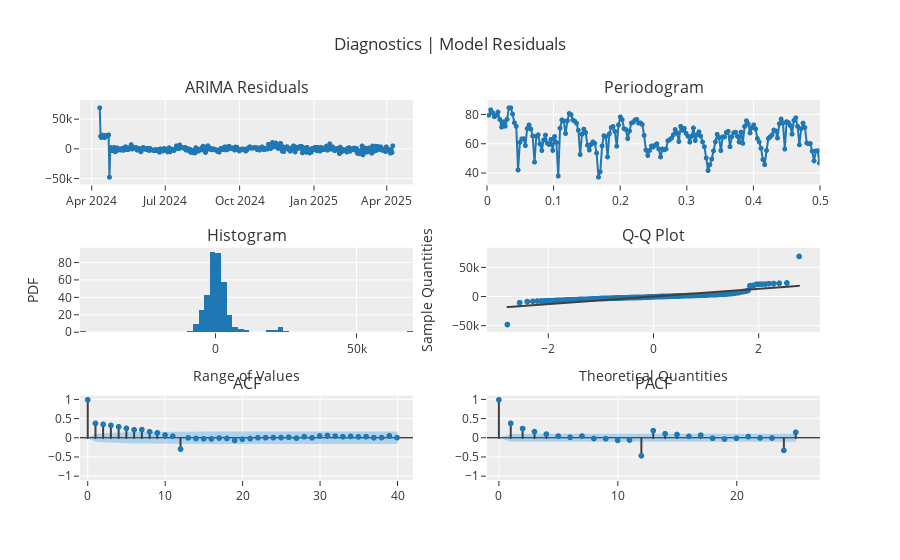
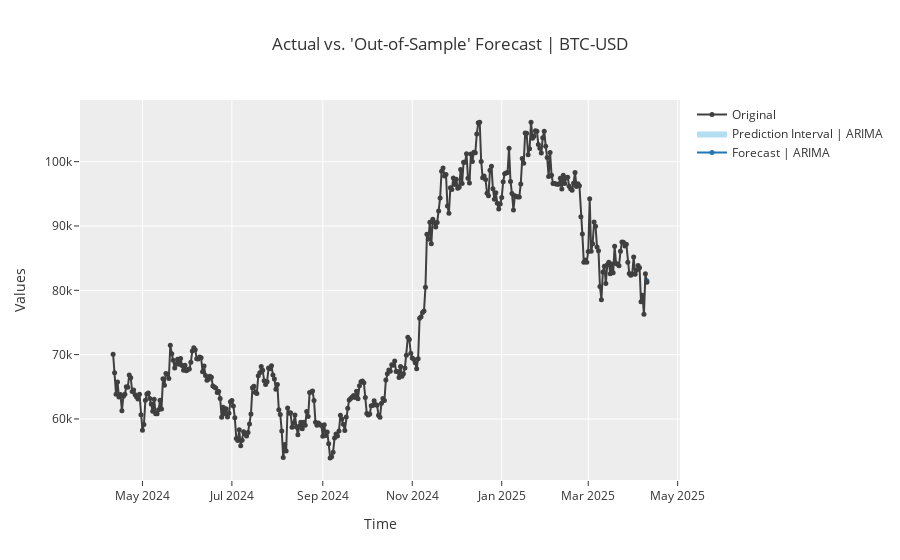

The code cell stored with these charts, in order, in its notebook:
### Code cell
best_arima = create_model('arima')  # Auto-selects parameters

# View the selected order
print(best_arima.get_params()['order']) 
from pmdarima import auto_arima

# Auto-tune with seasonality (for SARIMA)
model = auto_arima(bitcoin_df,
                   seasonal=True,  # Set False for non-seasonal ARIMA
                   m=12,           # Seasonal period (12 for monthly data)
                   stepwise=True,   # Faster search
                   trace=True)     # Show progress

print(model.summary())
auto_arima(bitcoin_df,
           start_p=0, max_p=5,    # AR terms range
           start_q=0, max_q=5,    # MA terms range
           d=None,                # Auto-detect differencing
           test='adf',           # Stationarity test
           seasonal=False,        # Set True for SARIMA
           information_criterion='aic',  # Model selection criterion
           trace=True,
           error_action='ignore',
           suppress_warnings=True)

# Check residuals
plot_model(best_arima, plot='diagnostics')  # Note the 's' at the end


# Forecast
predictions = predict_model(best_arima, fh=12)

# Plot with future horizon
plot_model(best_arima, plot='forecast') 
final_model = finalize_model(best_arima)  # Refit on entire data
plot_model(final_model, plot='forecast', fh=12)

### Figure 1 — Plotly figure (JSON) as saved in the notebook; plotly's stock layout.template omitted (floating-point values rounded to 4 significant figures; data arrays with more than 128 entries replaced by an {"elided": "..."} marker saying what was removed)
{"data": [{"line": {"color": "rgb(31, 119, 180)", "width": 2}, "marker": {"color": "rgb(31, 119, 180)", "size": 5}, "mode": "lines+markers", "name": "ARIMA", "showlegend": false, "type": "scattergl", "x": {"elided": "364 str values"}, "xaxis": "x", "y": {"elided": "364 float values"}, "yaxis": "y"}, {"hoverinfo": "text", "hovertext": {"elided": "182 str values"}, "line": {"color": "#1f77b4", "width": 2}, "marker": {"size": 5}, "mode": "lines+markers", "name": "ARIMA", "showlegend": false, "type": "scattergl", "x": {"elided": "182 float values"}, "xaxis": "x2", "y": {"elided": "182 float values"}, "yaxis": "y2"}, {"alignmentgroup": "True", "bingroup": "x", "hovertemplate": "variable=ARIMA<br>value=%{x}<br>count=%{y}<extra></extra>", "legendgroup": "ARIMA", "marker": {"color": "#1f77b4", "pattern": {"shape": ""}}, "name": "ARIMA", "offsetgroup": "ARIMA", "orientation": "v", "showlegend": false, "type": "histogram", "x": {"elided": "364 float values"}, "xaxis": "x3", "yaxis": "y3"}, {"marker": {"color": "#1f77b4"}, "mode": "markers", "name": "ARIMA", "showlegend": false, "type": "scattergl", "x": {"elided": "364 float values"}, "xaxis": "x4", "y": {"elided": "364 float values"}, "yaxis": "y4"}, {"line": {"color": "#3f3f3f"}, "mode": "lines", "name": "ARIMA", "showlegend": false, "type": "scattergl", "x": {"elided": "364 float values"}, "xaxis": "x4", "y": {"elided": "364 float values"}, "yaxis": "y4"}, {"line": {"color": "#3f3f3f"}, "mode": "lines", "name": "ACF", "showlegend": false, "type": "scattergl", "x": [0, 0], "xaxis": "x5", "y": [0, 1], "yaxis": "y5"}, {"line": {"color": "#3f3f3f"}, "mode": "lines", "name": "ACF", "showlegend": false, "type": "scattergl", "x": [1, 1], "xaxis": "x5", "y": [0, 0.3831], "yaxis": "y5"}, {"line": {"color": "#3f3f3f"}, "mode": "lines", "name": "ACF", "showlegend": false, "type": "scattergl", "x": [2, 2], "xaxis": "x5", "y": [0, 0.3565], "yaxis": "y5"}, {"line": {"color": "#3f3f3f"}, "mode": "lines", "name": "ACF", "showlegend": false, "type": "scattergl", "x": [3, 3], "xaxis": "x5", "y": [0, 0.33], "yaxis": "y5"}, {"line": {"color": "#3f3f3f"}, "mode": "lines", "name": "ACF", "showlegend": false, "type": "scattergl", "x": [4, 4], "xaxis": "x5", "y": [0, 0.2931], "yaxis": "y5"}, {"line": {"color": "#3f3f3f"}, "mode": "lines", "name": "ACF", "showlegend": false, "type": "scattergl", "x": [5, 5], "xaxis": "x5", "y": [0, 0.2525], "yaxis": "y5"}, {"line": {"color": "#3f3f3f"}, "mode": "lines", "name": "ACF", "showlegend": false, "type": "scattergl", "x": [6, 6], "xaxis": "x5", "y": [0, 0.2151], "yaxis": "y5"}, {"line": {"color": "#3f3f3f"}, "mode": "lines", "name": "ACF", "showlegend": false, "type": "scattergl", "x": [7, 7], "xaxis": "x5", "y": [0, 0.2189], "yaxis": "y5"}, {"line": {"color": "#3f3f3f"}, "mode": "lines", "name": "ACF", "showlegend": false, "type": "scattergl", "x": [8, 8], "xaxis": "x5", "y": [0, 0.1629], "yaxis": "y5"}, {"line": {"color": "#3f3f3f"}, "mode": "lines", "name": "ACF", "showlegend": false, "type": "scattergl", "x": [9, 9], "xaxis": "x5", "y": [0, 0.1341], "yaxis": "y5"}, {"line": {"color": "#3f3f3f"}, "mode": "lines", "name": "ACF", "showlegend": false, "type": "scattergl", "x": [10, 10], "xaxis": "x5", "y": [0, 0.07799], "yaxis": "y5"}, {"line": {"color": "#3f3f3f"}, "mode": "lines", "name": "ACF", "showlegend": false, "type": "scattergl", "x": [11, 11], "xaxis": "x5", "y": [0, 0.04694], "yaxis": "y5"}, {"line": {"color": "#3f3f3f"}, "mode": "lines", "name": "ACF", "showlegend": false, "type": "scattergl", "x": [12, 12], "xaxis": "x5", "y": [0, -0.2901], "yaxis": "y5"}, {"line": {"color": "#3f3f3f"}, "mode": "lines", "name": "ACF", "showlegend": false, "type": "scattergl", "x": [13, 13], "xaxis": "x5", "y": [0, 0.003174], "yaxis": "y5"}, {"line": {"color": "#3f3f3f"}, "mode": "lines", "name": "ACF", "showlegend": false, "type": "scattergl", "x": [14, 14], "xaxis": "x5", "y": [0, -0.01206], "yaxis": "y5"}, {"line": {"color": "#3f3f3f"}, "mode": "lines", "name": "ACF", "showlegend": false, "type": "scattergl", "x": [15, 15], "xaxis": "x5", "y": [0, -0.02141], "yaxis": "y5"}, {"line": {"color": "#3f3f3f"}, "mode": "lines", "name": "ACF", "showlegend": false, "type": "scattergl", "x": [16, 16], "xaxis": "x5", "y": [0, -0.0247], "yaxis": "y5"}, {"line": {"color": "#3f3f3f"}, "mode": "lines", "name": "ACF", "showlegend": false, "type": "scattergl", "x": [17, 17], "xaxis": "x5", "y": [0, -0.0009315], "yaxis": "y5"}, {"line": {"color": "#3f3f3f"}, "mode": "lines", "name": "ACF", "showlegend": false, "type": "scattergl", "x": [18, 18], "xaxis": "x5", "y": [0, -0.01215], "yaxis": "y5"}, {"line": {"color": "#3f3f3f"}, "mode": "lines", "name": "ACF", "showlegend": false, "type": "scattergl", "x": [19, 19], "xaxis": "x5", "y": [0, -0.06356], "yaxis": "y5"}, {"line": {"color": "#3f3f3f"}, "mode": "lines", "name": "ACF", "showlegend": false, "type": "scattergl", "x": [20, 20], "xaxis": "x5", "y": [0, -0.03198], "yaxis": "y5"}, {"line": {"color": "#3f3f3f"}, "mode": "lines", "name": "ACF", "showlegend": false, "type": "scattergl", "x": [21, 21], "xaxis": "x5", "y": [0, -0.01514], "yaxis": "y5"}, {"line": {"color": "#3f3f3f"}, "mode": "lines", "name": "ACF", "showlegend": false, "type": "scattergl", "x": [22, 22], "xaxis": "x5", "y": [0, 0.005948], "yaxis": "y5"}, {"line": {"color": "#3f3f3f"}, "mode": "lines", "name": "ACF", "showlegend": false, "type": "scattergl", "x": [23, 23], "xaxis": "x5", "y": [0, 0.009302], "yaxis": "y5"}, {"line": {"color": "#3f3f3f"}, "mode": "lines", "name": "ACF", "showlegend": false, "type": "scattergl", "x": [24, 24], "xaxis": "x5", "y": [0, 0.01094], "yaxis": "y5"}, {"line": {"color": "#3f3f3f"}, "mode": "lines", "name": "ACF", "showlegend": false, "type": "scattergl", "x": [25, 25], "xaxis": "x5", "y": [0, 0.01267], "yaxis": "y5"}, {"line": {"color": "#3f3f3f"}, "mode": "lines", "name": "ACF", "showlegend": false, "type": "scattergl", "x": [26, 26], "xaxis": "x5", "y": [0, 0.01991], "yaxis": "y5"}, {"line": {"color": "#3f3f3f"}, "mode": "lines", "name": "ACF", "showlegend": false, "type": "scattergl", "x": [27, 27], "xaxis": "x5", "y": [0, -0.002137], "yaxis": "y5"}, {"line": {"color": "#3f3f3f"}, "mode": "lines", "name": "ACF", "showlegend": false, "type": "scattergl", "x": [28, 28], "xaxis": "x5", "y": [0, 0.0331], "yaxis": "y5"}, {"line": {"color": "#3f3f3f"}, "mode": "lines", "name": "ACF", "showlegend": false, "type": "scattergl", "x": [29, 29], "xaxis": "x5", "y": [0, 0.004798], "yaxis": "y5"}, {"line": {"color": "#3f3f3f"}, "mode": "lines", "name": "ACF", "showlegend": false, "type": "scattergl", "x": [30, 30], "xaxis": "x5", "y": [0, 0.0528], "yaxis": "y5"}, {"line": {"color": "#3f3f3f"}, "mode": "lines", "name": "ACF", "showlegend": false, "type": "scattergl", "x": [31, 31], "xaxis": "x5", "y": [0, 0.06524], "yaxis": "y5"}, {"line": {"color": "#3f3f3f"}, "mode": "lines", "name": "ACF", "showlegend": false, "type": "scattergl", "x": [32, 32], "xaxis": "x5", "y": [0, 0.04819], "yaxis": "y5"}, {"line": {"color": "#3f3f3f"}, "mode": "lines", "name": "ACF", "showlegend": false, "type": "scattergl", "x": [33, 33], "xaxis": "x5", "y": [0, 0.03303], "yaxis": "y5"}, {"line": {"color": "#3f3f3f"}, "mode": "lines", "name": "ACF", "showlegend": false, "type": "scattergl", "x": [34, 34], "xaxis": "x5", "y": [0, 0.04109], "yaxis": "y5"}, {"line": {"color": "#3f3f3f"}, "mode": "lines", "name": "ACF", "showlegend": false, "type": "scattergl", "x": [35, 35], "xaxis": "x5", "y": [0, 0.02849], "yaxis": "y5"}, {"line": {"color": "#3f3f3f"}, "mode": "lines", "name": "ACF", "showlegend": false, "type": "scattergl", "x": [36, 36], "xaxis": "x5", "y": [0, 0.03572], "yaxis": "y5"}, {"line": {"color": "#3f3f3f"}, "mode": "lines", "name": "ACF", "showlegend": false, "type": "scattergl", "x": [37, 37], "xaxis": "x5", "y": [0, 0.009065], "yaxis": "y5"}, {"line": {"color": "#3f3f3f"}, "mode": "lines", "name": "ACF", "showlegend": false, "type": "scattergl", "x": [38, 38], "xaxis": "x5", "y": [0, 0.01142], "yaxis": "y5"}, {"line": {"color": "#3f3f3f"}, "mode": "lines", "name": "ACF", "showlegend": false, "type": "scattergl", "x": [39, 39], "xaxis": "x5", "y": [0, 0.0558], "yaxis": "y5"}, {"line": {"color": "#3f3f3f"}, "mode": "lines", "name": "ACF", "showlegend": false, "type": "scattergl", "x": [40, 40], "xaxis": "x5", "y": [0, 0.009712], "yaxis": "y5"}, {"marker": {"color": "#1f77b4", "size": 6}, "mode": "markers", "name": "ACF", "showlegend": false, "type": "scattergl", "x": [0, 1, 2, 3, 4, 5, 6, 7, 8, 9, 10, 11, 12, 13, 14, 15, 16, 17, 18, 19, 20, 21, 22, 23, 24, 25, 26, 27, 28, 29, 30, 31, 32, 33, 34, 35, 36, 37, 38, 39, 40], "xaxis": "x5", "y": [1, 0.3831, 0.3565, 0.33, 0.2931, 0.2525, 0.2151, 0.2189, 0.1629, 0.1341, 0.07799, 0.04694, -0.2901, 0.003174, -0.01206, -0.02141, -0.0247, -0.0009315, -0.01215, -0.06356, -0.03198, -0.01514, 0.005948, 0.009302, 0.01094, 0.01267, 0.01991, -0.002137, 0.0331, 0.004798, 0.0528, 0.06524, 0.04819, 0.03303, 0.04109, 0.02849, 0.03572, 0.009065, 0.01142, 0.0558, 0.009712], "yaxis": "y5"}, {"line": {"color": "rgba(255,255,255,0)"}, "mode": "lines", "name": "UC", "showlegend": false, "type": "scatter", "x": [0, 1, 2, 3, 4, 5, 6, 7, 8, 9, 10, 11, 12, 13, 14, 15, 16, 17, 18, 19, 20, 21, 22, 23, 24, 25, 26, 27, 28, 29, 30, 31, 32, 33, 34, 35, 36, 37, 38, 39, 40], "xaxis": "x5", "y": [0, 0.1027, 0.1168, 0.1278, 0.1365, 0.143, 0.1476, 0.1509, 0.1542, 0.156, 0.1572, 0.1576, 0.1578, 0.1633, 0.1633, 0.1633, 0.1634, 0.1634, 0.1634, 0.1634, 0.1637, 0.1637, 0.1637, 0.1637, 0.1637, 0.1638, 0.1638, 0.1638, 0.1638, 0.1639, 0.1639, 0.164, 0.1643, 0.1645, 0.1645, 0.1646, 0.1647, 0.1648, 0.1648, 0.1648, 0.165], "yaxis": "y5"}, {"fill": "tonexty", "fillcolor": "rgba(32, 146, 230,0.3)", "line": {"color": "rgba(255,255,255,0)"}, "mode": "lines", "name": "LC", "showlegend": false, "type": "scatter", "x": [0, 1, 2, 3, 4, 5, 6, 7, 8, 9, 10, 11, 12, 13, 14, 15, 16, 17, 18, 19, 20, 21, 22, 23, 24, 25, 26, 27, 28, 29, 30, 31, 32, 33, 34, 35, 36, 37, 38, 39, 40], "xaxis": "x5", "y": [0, -0.1027, -0.1168, -0.1278, -0.1365, -0.143, -0.1476, -0.1509, -0.1542, -0.156, -0.1572, -0.1576, -0.1578, -0.1633, -0.1633, -0.1633, -0.1634, -0.1634, -0.1634, -0.1634, -0.1637, -0.1637, -0.1637, -0.1637, -0.1637, -0.1638, -0.1638, -0.1638, -0.1638, -0.1639, -0.1639, -0.164, -0.1643, -0.1645, -0.1645, -0.1646, -0.1647, -0.1648, -0.1648, -0.1648, -0.165], "yaxis": "y5"}, {"line": {"color": "#3f3f3f"}, "mode": "lines", "name": "PACF", "showlegend": false, "type": "scattergl", "x": [0, 0], "xaxis": "x6", "y": [0, 1], "yaxis": "y6"}, {"line": {"color": "#3f3f3f"}, "mode": "lines", "name": "PACF", "showlegend": false, "type": "scattergl", "x": [1, 1], "xaxis": "x6", "y": [0, 0.3842], "yaxis": "y6"}, {"line": {"color": "#3f3f3f"}, "mode": "lines", "name": "PACF", "showlegend": false, "type": "scattergl", "x": [2, 2], "xaxis": "x6", "y": [0, 0.2474], "yaxis": "y6"}, {"line": {"color": "#3f3f3f"}, "mode": "lines", "name": "PACF", "showlegend": false, "type": "scattergl", "x": [3, 3], "xaxis": "x6", "y": [0, 0.1676], "yaxis": "y6"}, {"line": {"color": "#3f3f3f"}, "mode": "lines", "name": "PACF", "showlegend": false, "type": "scattergl", "x": [4, 4], "xaxis": "x6", "y": [0, 0.1006], "yaxis": "y6"}, {"line": {"color": "#3f3f3f"}, "mode": "lines", "name": "PACF", "showlegend": false, "type": "scattergl", "x": [5, 5], "xaxis": "x6", "y": [0, 0.0497], "yaxis": "y6"}, {"line": {"color": "#3f3f3f"}, "mode": "lines", "name": "PACF", "showlegend": false, "type": "scattergl", "x": [6, 6], "xaxis": "x6", "y": [0, 0.01884], "yaxis": "y6"}, {"line": {"color": "#3f3f3f"}, "mode": "lines", "name": "PACF", "showlegend": false, "type": "scattergl", "x": [7, 7], "xaxis": "x6", "y": [0, 0.05138], "yaxis": "y6"}, {"line": {"color": "#3f3f3f"}, "mode": "lines", "name": "PACF", "showlegend": false, "type": "scattergl", "x": [8, 8], "xaxis": "x6", "y": [0, -0.01388], "yaxis": "y6"}, {"line": {"color": "#3f3f3f"}, "mode": "lines", "name": "PACF", "showlegend": false, "type": "scattergl", "x": [9, 9], "xaxis": "x6", "y": [0, -0.019], "yaxis": "y6"}, {"line": {"color": "#3f3f3f"}, "mode": "lines", "name": "PACF", "showlegend": false, "type": "scattergl", "x": [10, 10], "xaxis": "x6", "y": [0, -0.06172], "yaxis": "y6"}, {"line": {"color": "#3f3f3f"}, "mode": "lines", "name": "PACF", "showlegend": false, "type": "scattergl", "x": [11, 11], "xaxis": "x6", "y": [0, -0.05313], "yaxis": "y6"}, {"line": {"color": "#3f3f3f"}, "mode": "lines", "name": "PACF", "showlegend": false, "type": "scattergl", "x": [12, 12], "xaxis": "x6", "y": [0, -0.4649], "yaxis": "y6"}, {"line": {"color": "#3f3f3f"}, "mode": "lines", "name": "PACF", "showlegend": false, "type": "scattergl", "x": [13, 13], "xaxis": "x6", "y": [0, 0.1906], "yaxis": "y6"}, {"line": {"color": "#3f3f3f"}, "mode": "lines", "name": "PACF", "showlegend": false, "type": "scattergl", "x": [14, 14], "xaxis": "x6", "y": [0, 0.1119], "yaxis": "y6"}, {"line": {"color": "#3f3f3f"}, "mode": "lines", "name": "PACF", "showlegend": false, "type": "scattergl", "x": [15, 15], "xaxis": "x6", "y": [0, 0.09052], "yaxis": "y6"}, {"line": {"color": "#3f3f3f"}, "mode": "lines", "name": "PACF", "showlegend": false, "type": "scattergl", "x": [16, 16], "xaxis": "x6", "y": [0, 0.04161], "yaxis": "y6"}, {"line": {"color": "#3f3f3f"}, "mode": "lines", "name": "PACF", "showlegend": false, "type": "scattergl", "x": [17, 17], "xaxis": "x6", "y": [0, 0.07517], "yaxis": "y6"}, {"line": {"color": "#3f3f3f"}, "mode": "lines", "name": "PACF", "showlegend": false, "type": "scattergl", "x": [18, 18], "xaxis": "x6", "y": [0, -0.007068], "yaxis": "y6"}, {"line": {"color": "#3f3f3f"}, "mode": "lines", "name": "PACF", "showlegend": false, "type": "scattergl", "x": [19, 19], "xaxis": "x6", "y": [0, -0.02695], "yaxis": "y6"}, {"line": {"color": "#3f3f3f"}, "mode": "lines", "name": "PACF", "showlegend": false, "type": "scattergl", "x": [20, 20], "xaxis": "x6", "y": [0, -0.004824], "yaxis": "y6"}, {"line": {"color": "#3f3f3f"}, "mode": "lines", "name": "PACF", "showlegend": false, "type": "scattergl", "x": [21, 21], "xaxis": "x6", "y": [0, 0.03657], "yaxis": "y6"}, {"line": {"color": "#3f3f3f"}, "mode": "lines", "name": "PACF", "showlegend": false, "type": "scattergl", "x": [22, 22], "xaxis": "x6", "y": [0, 0.0005223], "yaxis": "y6"}, {"line": {"color": "#3f3f3f"}, "mode": "lines", "name": "PACF", "showlegend": false, "type": "scattergl", "x": [23, 23], "xaxis": "x6", "y": [0, -0.0004041], "yaxis": "y6"}, {"line": {"color": "#3f3f3f"}, "mode": "lines", "name": "PACF", "showlegend": false, "type": "scattergl", "x": [24, 24], "xaxis": "x6", "y": [0, -0.324], "yaxis": "y6"}, {"line": {"color": "#3f3f3f"}, "mode": "lines", "name": "PACF", "showlegend": false, "type": "scattergl", "x": [25, 25], "xaxis": "x6", "y": [0, 0.1492], "yaxis": "y6"}, {"marker": {"color": "#1f77b4", "size": 6}, "mode": "markers", "name": "PACF", "showlegend": false, "type": "scattergl", "x": [0, 1, 2, 3, 4, 5, 6, 7, 8, 9, 10, 11, 12, 13, 14, 15, 16, 17, 18, 19, 20, 21, 22, 23, 24, 25], "xaxis": "x6", "y": [1, 0.3842, 0.2474, 0.1676, 0.1006, 0.0497, 0.01884, 0.05138, -0.01388, -0.019, -0.06172, -0.05313, -0.4649, 0.1906, 0.1119, 0.09052, 0.04161, 0.07517, -0.007068, -0.02695, -0.004824, 0.03657, 0.0005223, -0.0004041, -0.324, 0.1492], "yaxis": "y6"}, {"line": {"color": "rgba(255,255,255,0)"}, "mode": "lines", "name": "UC", "showlegend": false, "type": "scatter", "x": [0, 1, 2, 3, 4, 5, 6, 7, 8, 9, 10, 11, 12, 13, 14, 15, 16, 17, 18, 19, 20, 21, 22, 23, 24, 25], "xaxis": "x6", "y": [0, 0.1027, 0.1027, 0.1027, 0.1027, 0.1027, 0.1027, 0.1027, 0.1027, 0.1027, 0.1027, 0.1027, 0.1027, 0.1027, 0.1027, 0.1027, 0.1027, 0.1027, 0.1027, 0.1027, 0.1027, 0.1027, 0.1027, 0.1027, 0.1027, 0.1027], "yaxis": "y6"}, {"fill": "tonexty", "fillcolor": "rgba(32, 146, 230,0.3)", "line": {"color": "rgba(255,255,255,0)"}, "mode": "lines", "name": "LC", "showlegend": false, "type": "scatter", "x": [0, 1, 2, 3, 4, 5, 6, 7, 8, 9, 10, 11, 12, 13, 14, 15, 16, 17, 18, 19, 20, 21, 22, 23, 24, 25], "xaxis": "x6", "y": [0, -0.1027, -0.1027, -0.1027, -0.1027, -0.1027, -0.1027, -0.1027, -0.1027, -0.1027, -0.1027, -0.1027, -0.1027, -0.1027, -0.1027, -0.1027, -0.1027, -0.1027, -0.1027, -0.1027, -0.1027, -0.1027, -0.1027, -0.1027, -0.1027, -0.1027], "yaxis": "y6"}], "layout": {"annotations": [{"font": {"size": 16}, "showarrow": false, "text": "ARIMA Residuals", "x": 0.225, "xanchor": "center", "xref": "paper", "y": 1, "yanchor": "bottom", "yref": "paper"}, {"font": {"size": 16}, "showarrow": false, "text": "Periodogram", "x": 0.775, "xanchor": "center", "xref": "paper", "y": 1, "yanchor": "bottom", "yref": "paper"}, {"font": {"size": 16}, "showarrow": false, "text": "Histogram", "x": 0.225, "xanchor": "center", "xref": "paper", "y": 0.6111, "yanchor": "bottom", "yref": "paper"}, {"font": {"size": 16}, "showarrow": false, "text": "Q-Q Plot", "x": 0.775, "xanchor": "center", "xref": "paper", "y": 0.6111, "yanchor": "bottom", "yref": "paper"}, {"font": {"size": 16}, "showarrow": false, "text": "ACF", "x": 0.225, "xanchor": "center", "xref": "paper", "y": 0.2222, "yanchor": "bottom", "yref": "paper"}, {"font": {"size": 16}, "showarrow": false, "text": "PACF", "x": 0.775, "xanchor": "center", "xref": "paper", "y": 0.2222, "yanchor": "bottom", "yref": "paper"}], "showlegend": false, "title": {"text": "Diagnostics | Model Residuals"}, "xaxis": {"anchor": "y", "domain": [0, 0.45]}, "xaxis2": {"anchor": "y2", "domain": [0.55, 1], "range": [0, 0.5]}, "xaxis3": {"anchor": "y3", "domain": [0, 0.45], "title": {"text": "Range of Values"}}, "xaxis4": {"anchor": "y4", "domain": [0.55, 1], "title": {"text": "Theoretical Quantities"}}, "xaxis5": {"anchor": "y5", "domain": [0, 0.45], "range": [-1, 42]}, "xaxis6": {"anchor": "y6", "domain": [0.55, 1], "range": [-1, 27]}, "yaxis": {"anchor": "x", "domain": [0.7778, 1]}, "yaxis2": {"anchor": "x2", "domain": [0.7778, 1]}, "yaxis3": {"anchor": "x3", "domain": [0.3889, 0.6111], "title": {"text": "PDF"}}, "yaxis4": {"anchor": "x4", "domain": [0.3889, 0.6111], "title": {"text": "Sample Quantities"}}, "yaxis5": {"anchor": "x5", "domain": [0, 0.2222], "range": [-1.1, 1.1], "zerolinecolor": "#000000"}, "yaxis6": {"anchor": "x6", "domain": [0, 0.2222], "range": [-1.1, 1.1], "zerolinecolor": "#000000"}}}

### Figure 2 — Plotly figure (JSON) as saved in the notebook; plotly's stock layout.template omitted (floating-point values rounded to 4 significant figures; data arrays with more than 128 entries replaced by an {"elided": "..."} marker saying what was removed)
{"data": [{"line": {"color": "#1f77b4"}, "marker": {"size": 5}, "mode": "lines+markers", "name": "Forecast | ARIMA", "showlegend": true, "type": "scatter", "x": ["2025-04-10T00:00:00"], "y": [81470.0]}, {"line": {"width": 0}, "marker": {"color": "#68BBE3"}, "mode": "lines", "name": "Lower Interval", "showlegend": false, "type": "scatter", "x": ["2025-04-10T00:00:00"], "y": [74900.0]}, {"fill": "tonexty", "fillcolor": "rgba(104,187,227,0.5)", "line": {"width": 0}, "marker": {"color": "#68BBE3"}, "mode": "lines", "name": "Prediction Interval | ARIMA", "showlegend": true, "type": "scatter", "x": ["2025-04-10T00:00:00"], "y": [88040.0]}, {"marker": {"color": "#3f3f3f", "size": 5}, "mode": "lines+markers", "name": "Original", "showlegend": true, "type": "scatter", "x": {"elided": "365 str values"}, "y": {"elided": "365 float values"}}], "layout": {"showlegend": true, "title": {"text": "Actual vs. 'Out-of-Sample' Forecast | BTC-USD"}, "xaxis": {"title": {"text": "Time"}}, "yaxis": {"title": {"text": "Values"}}}}
